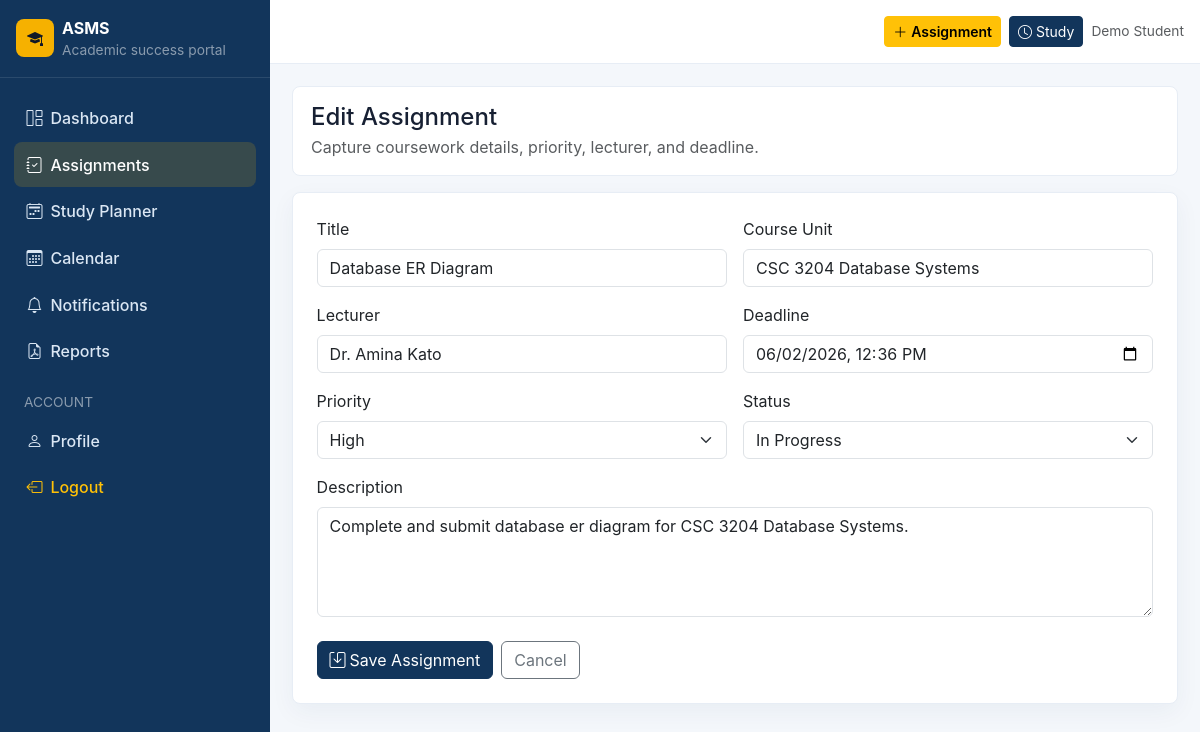
Page /assignments/1/edit/ (signed in) on the committed database.
### assignments/models.py (models this page shows, shortened)
class Assignment(models.Model):
    PRIORITY_HIGH = "high"
    PRIORITY_MEDIUM = "medium"
    PRIORITY_LOW = "low"
    PRIORITY_CHOICES = [
        (PRIORITY_HIGH, "High"),
        (PRIORITY_MEDIUM, "Medium"),
        (PRIORITY_LOW, "Low"),
    ]
    STATUS_PENDING = "pending"
    STATUS_IN_PROGRESS = "in_progress"
    STATUS_COMPLETED = "completed"
    STATUS_OVERDUE = "overdue"
    STATUS_CHOICES = [
        (STATUS_PENDING, "Pending"),
        (STATUS_IN_PROGRESS, "In Progress"),
        (STATUS_COMPLETED, "Completed"),
        (STATUS_OVERDUE, "Overdue"),
    ]
    user = models.ForeignKey(User, on_delete=models.CASCADE, related_name="assignments")
    title = models.CharField(max_length=200)
    course_unit = models.CharField(max_length=120)
    lecturer = models.CharField(max_length=120)
    deadline = models.DateTimeField()
    description = models.TextField(blank=True)
    priority = models.CharField(max_length=10, choices=PRIORITY_CHOICES, default=PRIORITY_MEDIUM)
    status = models.CharField(max_length=20, choices=STATUS_CHOICES, default=STATUS_PENDING)
    created_at = models.DateTimeField(auto_now_add=True)
    updated_at = models.DateTimeField(auto_now=True)
    completed_at = models.DateTimeField(blank=True, null=True)
    class Meta:
        ordering = ["deadline", "-priority"]
        indexes = [
            models.Index(fields=["user", "deadline"]),
            models.Index(fields=["user", "status"]),
            models.Index(fields=["user", "priority"]),
        ]
        constraints = [
            models.UniqueConstraint(fields=["user", "title", "course_unit"], name="unique_assignment_per_course"),
        ]

### assignments/views.py (the view)
# urls.py: path("assignments/<int:pk>/edit/", views.assignment_edit, name="assignment_edit"),
@login_required
def assignment_edit(request, pk):
    assignment = get_object_or_404(Assignment, pk=pk, user=request.user)
    form = AssignmentForm(request.POST or None, instance=assignment)
    if request.method == "POST" and form.is_valid():
        form.save()
        messages.success(request, "Assignment updated.")
        return redirect("assignment_detail", pk=assignment.pk)
    return render(request, "assignments/assignment_form.html", {"form": form, "title": "Edit Assignment", "assignment": assignment})

### assignments/forms.py
class AssignmentForm(BootstrapFormMixin, forms.ModelForm):
    deadline = forms.DateTimeField(
        widget=forms.DateTimeInput(attrs={"type": "datetime-local"}, format="%Y-%m-%dT%H:%M"),
        input_formats=["%Y-%m-%dT%H:%M"],
    )
    class Meta:
        model = Assignment
        fields = ("title", "course_unit", "lecturer", "deadline", "description", "priority", "status")
        widgets = {"description": forms.Textarea(attrs={"rows": 4})}
    def __init__(self, *args, **kwargs):
        super().__init__(*args, **kwargs)
        self.apply_bootstrap()

### assignments/forms.py (called while the page is built)
    def apply_bootstrap(self):
        for field in self.fields.values():
            css = "form-select" if isinstance(field.widget, forms.Select) else "form-control"
            if isinstance(field.widget, forms.CheckboxInput):
                css = "form-check-input"
            field.widget.attrs["class"] = f"{field.widget.attrs.get('class', '')} {css}".strip()

### assignments/templates/assignments/assignment_form.html (shortened to what this page needs)
{% extends "base.html" %}
{% block content %}
<div class="page-title">
  <h1 class="h4 mb-1">{{ title }}</h1>
  <p class="text-muted mb-0">Capture coursework details, priority, lecturer, and deadline.</p>
</div>
<div class="card p-4">
  <form method="post" novalidate>
    <div class="row g-3">
      <div class="col-md-6"><label class="form-label">Title</label>{{ form.title }}{{ form.title.errors }}</div>
      <div class="col-md-6"><label class="form-label">Course Unit</label>{{ form.course_unit }}{{ form.course_unit.errors }}</div>
      <div class="col-md-6"><label class="form-label">Lecturer</label>{{ form.lecturer }}{{ form.lecturer.errors }}</div>
      <div class="col-md-6"><label class="form-label">Deadline</label>{{ form.deadline }}{{ form.deadline.errors }}</div>
      <div class="col-md-6"><label class="form-label">Priority</label>{{ form.priority }}</div>
      <div class="col-md-6"><label class="form-label">Status</label>{{ form.status }}</div>
      <div class="col-12"><label class="form-label">Description</label>{{ form.description }}</div>
    </div>
    <div class="d-flex gap-2 mt-4">
      <button class="btn btn-primary" type="submit"><i class="bi bi-save me-1"></i>Save Assignment</button>
      <a class="btn btn-outline-secondary" href="{% url 'assignment_list' %}">Cancel</a>
    </div>
  </form>
</div>
{% endblock %}

### templates/base.html (shortened to what this page needs)
<!doctype html>
<html lang="en">
<head>
  <link href="https://cdn.jsdelivr.net/npm/bootstrap@5.3.3/dist/css/bootstrap.min.css" rel="stylesheet">
  <link href="https://cdn.jsdelivr.net/npm/bootstrap-icons@1.11.3/font/bootstrap-icons.min.css" rel="stylesheet">
</head>
<body>
{% if user.is_authenticated %}
<aside id="sidebar" class="sidebar">
  <div class="p-3 border-bottom border-light border-opacity-10">
    <div class="d-flex align-items-center gap-2">
      <div class="brand-mark"><i class="bi bi-mortarboard-fill"></i></div>
      <div>
        <div class="text-white fw-bold">ASMS</div>
        <div class="text-white-50 text-small">Academic success portal</div>
      </div>
    </div>
  </div>
  <nav class="py-3">
    <a class="nav-link {% if request.resolver_match.url_name == 'dashboard' %}active{% endif %}" href="{% url 'dashboard' %}"><i class="bi bi-grid-1x2 me-2"></i>Dashboard</a>
    <a class="nav-link {% if 'assignment' in request.resolver_match.url_name %}active{% endif %}" href="{% url 'assignment_list' %}"><i class="bi bi-journal-check me-2"></i>Assignments</a>
    <a class="nav-link {% if 'study' in request.resolver_match.url_name %}active{% endif %}" href="{% url 'study_session_list' %}"><i class="bi bi-calendar2-week me-2"></i>Study Planner</a>
    <a class="nav-link {% if request.resolver_match.url_name == 'calendar' %}active{% endif %}" href="{% url 'calendar' %}"><i class="bi bi-calendar3 me-2"></i>Calendar</a>
    <a class="nav-link {% if 'notification' in request.resolver_match.url_name %}active{% endif %}" href="{% url 'notification_list' %}"><i class="bi bi-bell me-2"></i>Notifications</a>
    <a class="nav-link {% if 'report' in request.resolver_match.url_name %}active{% endif %}" href="{% url 'reports' %}"><i class="bi bi-file-earmark-pdf me-2"></i>Reports</a>
    <div class="px-4 pt-3 pb-1 text-white-50 text-uppercase text-small">Account</div>
    <a class="nav-link {% if request.resolver_match.url_name == 'profile' %}active{% endif %}" href="{% url 'profile' %}"><i class="bi bi-person me-2"></i>Profile</a>
    <a class="nav-link text-warning" href="{% url 'logout' %}"><i class="bi bi-box-arrow-left me-2"></i>Logout</a>
  </nav>
</aside>
<main class="main">
  <div class="topbar d-flex align-items-center justify-content-between px-3">
    <div class="ms-auto d-flex align-items-center gap-2">
      <a class="btn btn-sm btn-warning fw-semibold" href="{% url 'assignment_create' %}"><i class="bi bi-plus-lg me-1"></i>Assignment</a>
      <a class="btn btn-sm btn-primary" href="{% url 'study_session_create' %}"><i class="bi bi-clock me-1"></i>Study</a>
      <span class="text-muted text-small d-none d-md-inline">{{ user.get_full_name|default:user.username }}</span>
    </div>
  </div>
  <div class="page-shell">{% block content %}{% endblock %}</div>
</main>
{% endif %}
</body>
</html>

### templates/base.html (style rules this page uses)
:root { --nav:#12355b; --accent:#f6b100; --ink:#172033; --muted:#6b7280; --bg:#f4f7fb; }
body { background:var(--bg); color:var(--ink); font-family:Inter,Segoe UI,Arial,sans-serif; }
.sidebar { width:270px; min-height:100vh; background:var(--nav); position:fixed; inset:0 auto 0 0; z-index:1000; }
.brand-mark { width:38px; height:38px; border-radius:8px; background:var(--accent); display:grid; place-items:center; color:#111827; }
.sidebar .nav-link { color:#dbe7f4; border-radius:8px; margin:.12rem .85rem; padding:.65rem .8rem; font-weight:500; }
.sidebar .nav-link:hover,.sidebar .nav-link.active { background:rgba(246,177,0,.16); color:#fff; }
.main { margin-left:270px; min-height:100vh; }
.topbar { height:64px; background:#fff; border-bottom:1px solid #e7edf5; }
.page-shell { padding:1.35rem; }
.page-title { background:#fff; border:1px solid #e7edf5; border-radius:8px; padding:1rem 1.15rem; margin-bottom:1rem; }
.card,.table-wrap { border:1px solid #e7edf5; border-radius:8px; box-shadow:0 8px 24px rgba(18,53,91,.05); }
.btn-primary { --bs-btn-bg:#12355b; --bs-btn-border-color:#12355b; --bs-btn-hover-bg:#0e2b49; --bs-btn-hover-border-color:#0e2b49; }
.text-small { font-size:.86rem; }

### rows in the picture
Assignment: title "Database ER Diagram", course_unit "CSC 3204 Database Systems", lecturer "Dr. Amina Kato", deadline "06/02/2026 12:36", priority "High", status "In Progress", description "Complete and submit database er diagram for CSC 3204 Database Systems."

### other values in the picture
{{ user.get_full_name|default:user.username }} "Demo Student"
{{ title }} "Edit Assignment"
